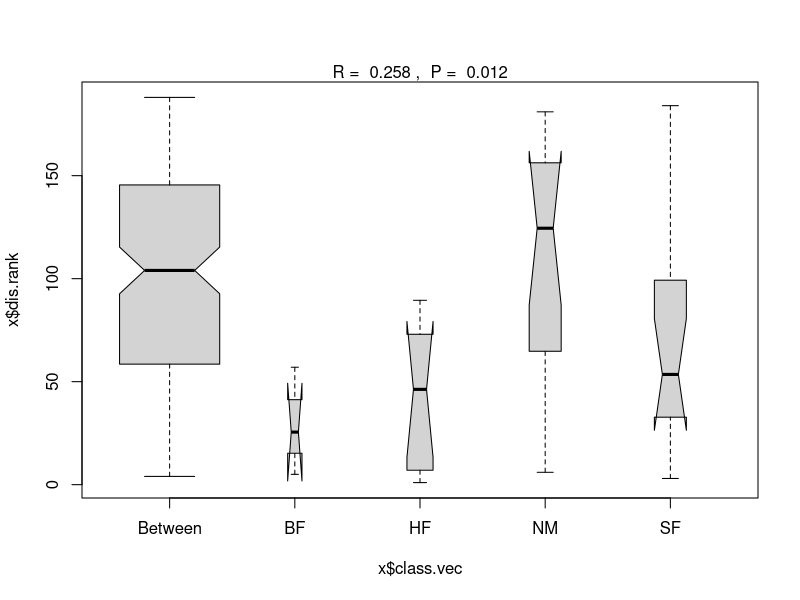

Here is the R script that generated this plot:
#' @title: ANOSIM for SEER
#' @author: Dean A. Erasmus
#' @description
#' Analysis of Similarity for Soil Ecology and Entomology Research lab.
#' 

# Setup ----

rm(list = ls())
getwd()

# packages

library(tidyverse)
library(vegan)

### ## # ## ### ## # ## ### ## # ## ###

# Data ----

data(dune) # species abundance data
data(dune.env) # environmental data

head(dune)
head(dune.env)

### ## # ## ### ## # ## ### ## # ## ###

# Distance ----

dune.dist <- vegdist(dune, method = 'bray')

dune.dist

### ## # ## ### ## # ## ### ## # ## ###

# ANOSIM ----

dune.anosim <- anosim(dune.dist, dune.env$Management)

summary(dune.anosim)

plot(dune.anosim)

### ## # ## ### ## # ## ### ## # ## ###
